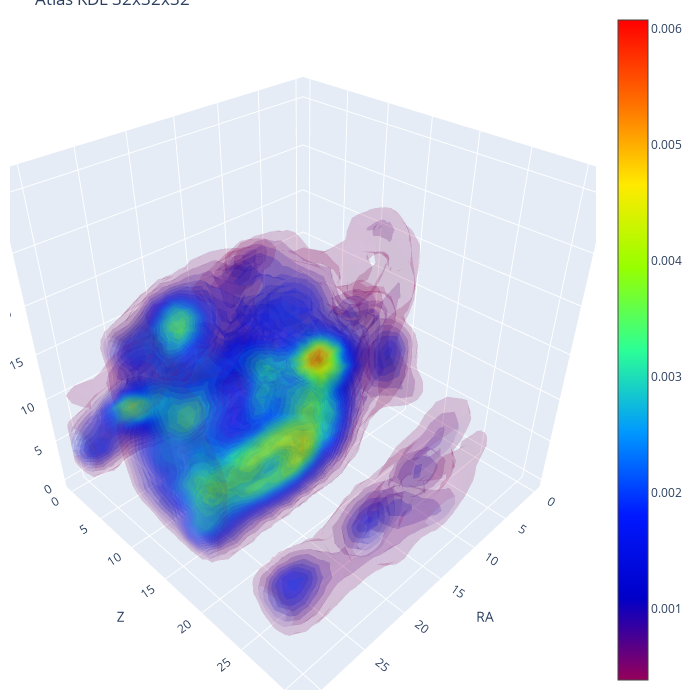

Notebook code for this chart:
### Code cell
l = 32
X, Y, Z = np.mgrid[:l, :l, :l]
isoMin,isoMax = np.average(vol),np.max(vol)

title = "Atlas KDE 32x32x32"
fig = go.Figure(data=go.Volume(
    x=X.flatten(), y=Y.flatten(), z=Z.flatten(),
    value=vol.flatten(),
    isomin=isoMin,
    isomax=isoMax,
    opacity=0.1,
    surface_count=25,
    colorscale='Rainbow'
    ))
fig.update_layout(width=700, height=700,title = title)
fig.update_layout(scene = dict(
                    xaxis_title='RA',
                    yaxis_title='Z',
                    zaxis_title='DEC'),
                    margin=dict(r=20, b=10, l=10, t=10))

fig.show()

### Figure 1 — Plotly figure (JSON) as saved in the notebook; plotly's stock layout.template omitted (floating-point values rounded to 4 significant figures; data arrays with more than 128 entries replaced by an {"elided": "..."} marker saying what was removed)
{"data": [{"colorscale": [[0, "rgb(150,0,90)"], [0.125, "rgb(0,0,200)"], [0.25, "rgb(0,25,255)"], [0.375, "rgb(0,152,255)"], [0.5, "rgb(44,255,150)"], [0.625, "rgb(151,255,0)"], [0.75, "rgb(255,234,0)"], [0.875, "rgb(255,111,0)"], [1, "rgb(255,0,0)"]], "isomax": 0.006072, "isomin": 0.0003868, "opacity": 0.1, "surface": {"count": 25}, "type": "volume", "value": {"elided": "32768 float values"}, "x": {"elided": "32768 int values"}, "y": {"elided": "32768 int values"}, "z": {"elided": "32768 int values"}}], "layout": {"height": 700, "margin": {"b": 10, "l": 10, "r": 20, "t": 10}, "scene": {"xaxis": {"title": {"text": "RA"}}, "yaxis": {"title": {"text": "Z"}}, "zaxis": {"title": {"text": "DEC"}}}, "title": {"text": "Atlas KDE 32x32x32"}, "width": 700}}
